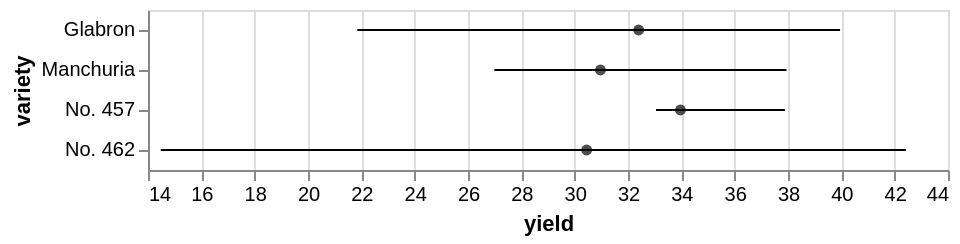

The Vega-Lite source for this figure:
### Vega specification from a JSON file in a GitHub repository (floating-point values rounded to 4 significant figures)
{"$schema": "https://vega.github.io/schema/vega/v5.json", "background": "white", "padding": 5, "width": 400, "style": "cell", "data": [{"name": "source_0", "values": [{"yield_error": 7.552, "yield_error2": -10.55, "yield_center": 32.4, "variety": "Glabron"}, {"yield_error": 6.978, "yield_error2": -3.978, "yield_center": 30.97, "variety": "Manchuria"}, {"yield_error": 3.917, "yield_error2": -0.9167, "yield_center": 33.97, "variety": "No. 457"}, {"yield_error": 11.97, "yield_error2": -15.97, "yield_center": 30.45, "variety": "No. 462"}]}, {"name": "data_1", "source": "source_0", "transform": [{"type": "formula", "expr": "datum['yield_center'] + datum['yield_error']", "as": "upper_yield_center"}, {"type": "formula", "expr": "datum['yield_center'] + datum['yield_error2']", "as": "lower_yield_center"}, {"type": "filter", "expr": "isValid(datum[\"lower_yield_center\"]) && isFinite(+datum[\"lower_yield_center\"])"}]}, {"name": "data_2", "source": "source_0", "transform": [{"type": "filter", "expr": "isValid(datum[\"yield_center\"]) && isFinite(+datum[\"yield_center\"])"}]}], "signals": [{"name": "y_step", "value": 20}, {"name": "height", "update": "bandspace(domain('y').length, 0, 0) * y_step"}], "marks": [{"name": "layer_0_marks", "type": "rule", "style": ["rule", "errorbar-rule"], "from": {"data": "data_1"}, "encode": {"update": {"ariaRoleDescription": {"value": "errorbar"}, "stroke": {"value": "black"}, "tooltip": {"signal": "{\"yield_center\": format(datum[\"yield_center\"], \"\"), \"yield_center + yield_error\": format(datum[\"upper_yield_center\"], \"\"), \"yield_center + yield_error2\": format(datum[\"lower_yield_center\"], \"\"), \"variety\": isValid(datum[\"variety\"]) ? datum[\"variety\"] : \"\"+datum[\"variety\"]}"}, "description": {"signal": "\"yield: \" + (format(datum[\"lower_yield_center\"], \"\")) + \"; variety: \" + (isValid(datum[\"variety\"]) ? datum[\"variety\"] : \"\"+datum[\"variety\"]) + \"; upper_yield_center: \" + (format(datum[\"upper_yield_center\"], \"\")) + \"; yield_center: \" + (format(datum[\"yield_center\"], \"\")) + \"; yield_center + yield_error: \" + (format(datum[\"upper_yield_center\"], \"\")) + \"; yield_center + yield_error2: \" + (format(datum[\"lower_yield_center\"], \"\"))"}, "x": {"scale": "x", "field": "lower_yield_center"}, "x2": {"scale": "x", "field": "upper_yield_center"}, "y": {"scale": "y", "field": "variety", "band": 0.5}}}}, {"name": "layer_1_marks", "type": "symbol", "style": ["point"], "from": {"data": "data_2"}, "encode": {"update": {"opacity": {"value": 0.7}, "fill": {"value": "black"}, "ariaRoleDescription": {"value": "point"}, "description": {"signal": "\"yield_center: \" + (format(datum[\"yield_center\"], \"\")) + \"; variety: \" + (isValid(datum[\"variety\"]) ? datum[\"variety\"] : \"\"+datum[\"variety\"])"}, "x": {"scale": "x", "field": "yield_center"}, "y": {"scale": "y", "field": "variety", "band": 0.5}}}}], "scales": [{"name": "x", "type": "linear", "domain": {"fields": [{"data": "data_1", "field": "lower_yield_center"}, {"data": "data_1", "field": "upper_yield_center"}, {"data": "data_2", "field": "yield_center"}]}, "range": [0, {"signal": "width"}], "zero": false, "nice": true}, {"name": "y", "type": "band", "domain": {"fields": [{"data": "data_1", "field": "variety"}, {"data": "data_2", "field": "variety"}], "sort": true}, "range": {"step": {"signal": "y_step"}}, "paddingInner": 0, "paddingOuter": 0}], "axes": [{"scale": "x", "orient": "bottom", "gridScale": "y", "grid": true, "tickCount": {"signal": "ceil(width/40)"}, "domain": false, "labels": false, "aria": false, "maxExtent": 0, "minExtent": 0, "ticks": false, "zindex": 0}, {"scale": "x", "orient": "bottom", "grid": false, "title": "yield", "labelFlush": true, "labelOverlap": true, "tickCount": {"signal": "ceil(width/40)"}, "zindex": 0}, {"scale": "y", "orient": "left", "grid": false, "title": "variety", "zindex": 0}]}
